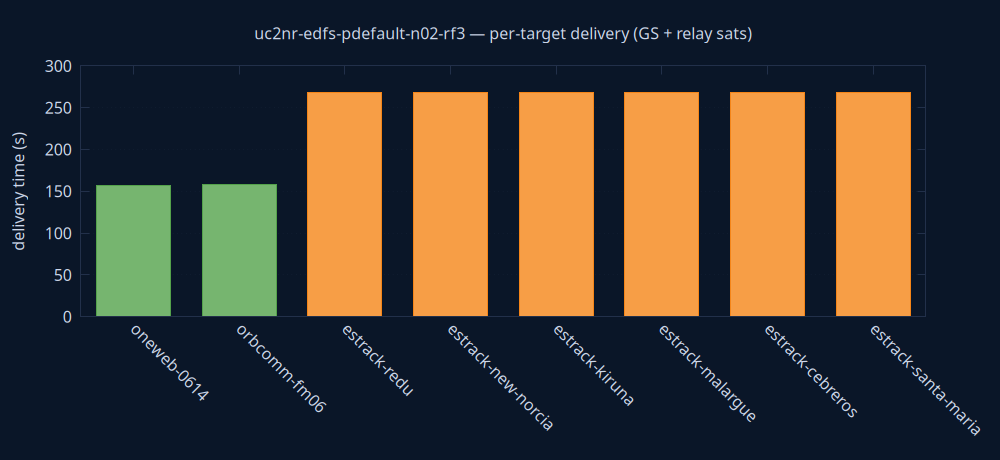

Recreate this plot in gnuplot.
set terminal pngcairo size 1000,460 background rgb '#0a1628'
set output 'delivery.png'
set style fill solid 0.8
set boxwidth 0.7 relative
set border lc rgb '#22304a'
set grid ytics lc rgb '#22304a'
set yrange [0:*]
set ylabel 'delivery time (s)' textcolor rgb '#cdd7ea'
set xtics rotate by -45 textcolor rgb '#cdd7ea'
set ytics textcolor rgb '#cdd7ea'
set title 'uc2nr-edfs-pdefault-n02-rf3 — per-target delivery (GS + relay sats)' textcolor rgb '#cdd7ea'
plot 'delivery.dat' using 0:2:3:xtic(1) with boxes lc rgb variable notitle
